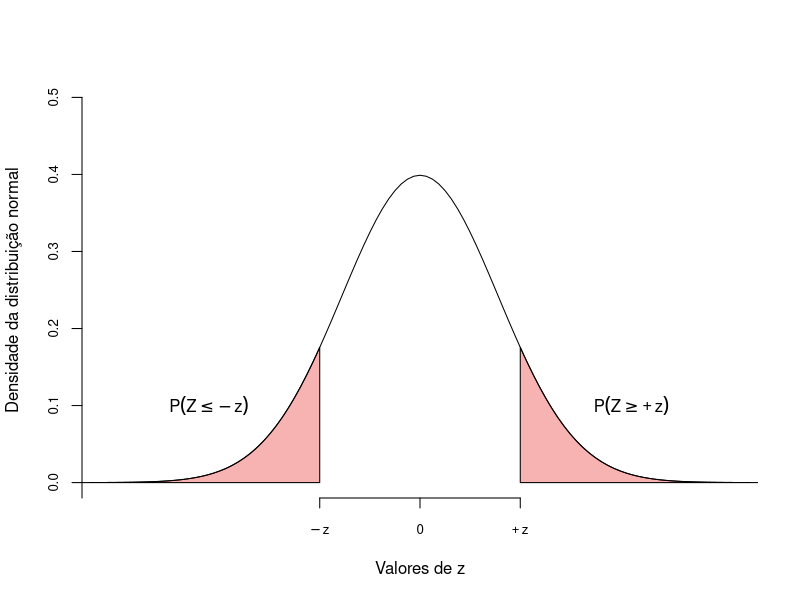
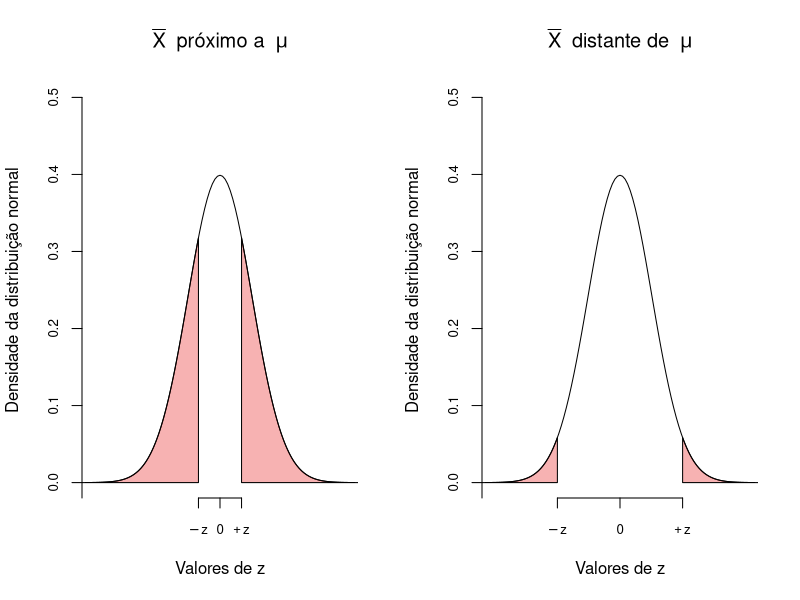
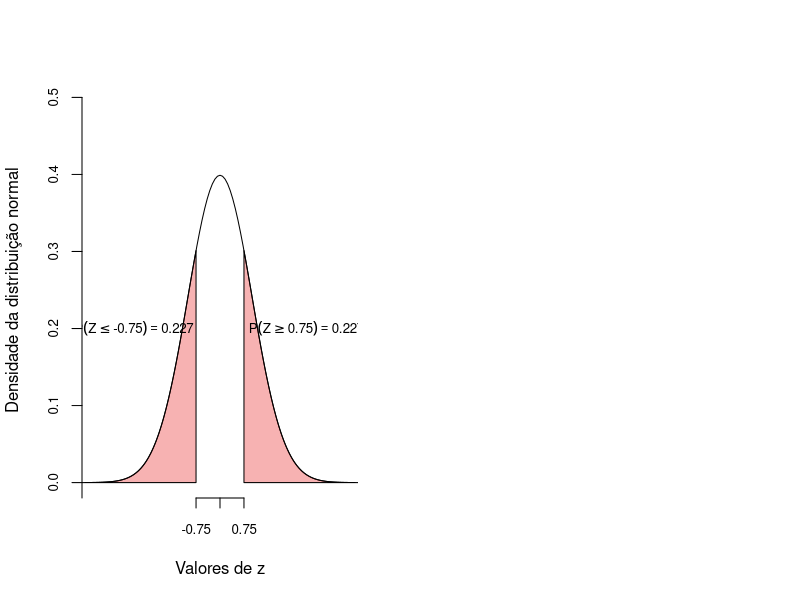
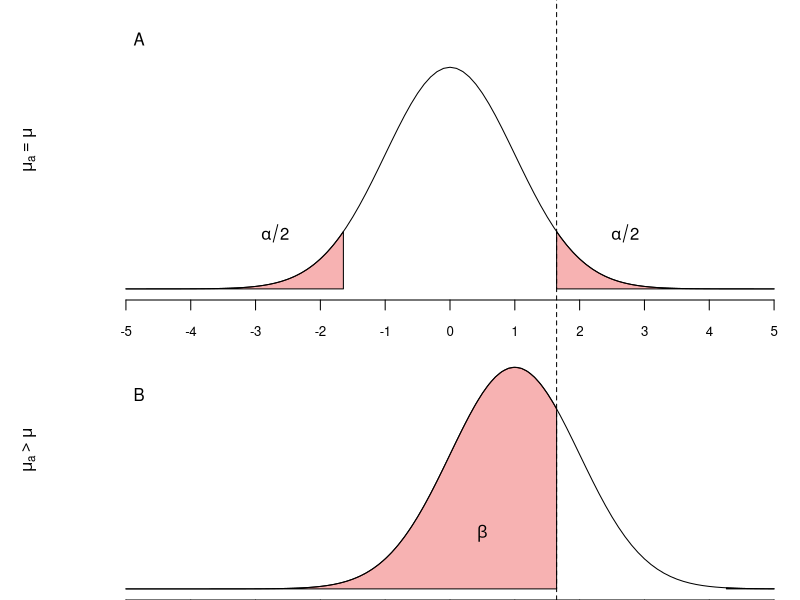

R code for these plots, in order:
## ---- chunk 1
library(tidyverse)
## ---- chunk 2
#| echo: false
#| fig-width: 8
#| fig-height: 6
#| label: fig-limite-rej
#| fig-cap: 'Representação da parea de rejeição para a distribuição Z.'
qr = qnorm(p = c(0.10, 0.90))
dqr = dnorm(x = qr)


qrc1 = c(seq(-5, qr[1], l = 100), seq(qr[1],-5, l = 100))
dqrc1 = c(rep(0,100), dnorm(x = seq(qr[1],-5, l = 100)))

qrc2 = c(seq(5, qr[2], l = 100), seq(qr[2],5, l = 100))
dqrc2 = c(rep(0,100), dnorm(x = seq(qr[2],5, l = 100)))

pqr = pnorm(q = qr)
perc = diff(pqr) * 100

eixox = expression(-z, 0, +z)

curve(expr = dnorm(x, 0,1), from = -4, to = 4, 
      ylab = "Densidade da distribuição normal",
      xlab = "Valores de z", ylim = c(0, 0.5), axes = F)
axis(1, at = c(qr[1],0,qr[2]), labels = eixox, cex.axis = 0.8)
axis(2, at = seq(-1, 0.5, by = 0.1), cex.axis = 0.8)
polygon(x = qrc1, y = dqrc1, col = rgb(red = 0.9, 0,0, alpha = 0.3))  
polygon(x = qrc2, y = dqrc2, col = rgb(red = 0.9, 0,0, alpha = 0.3))  
segments(x0 = qr[1], x1 = qr[7], y0 = 0.65, y1 = 0.65, lwd = 2)
text(y = c(0.1), x = c(-2.7), labels = bquote(P(Z <= -z)))
text(y = c(0.1), x = c(2.7), labels = bquote(P(Z >= +z)))

## ---- chunk 3
#| echo: false
#| fig-width: 8
#| fig-height: 4
#| label: fig-limite-rej-alfa
#| fig-cap: 'Efeito do nível de significancia sobre a área de rejeição em um teste de hipótese.'

qr_a = qnorm(p = c(0.25, 0.75))
dqr_a = dnorm(x = qr_a)

qrc1_a = c(seq(-5, qr_a[1], l = 100), seq(qr_a[1],-5, l = 100))
dqrc1_a = c(rep(0,100), dnorm(x = seq(qr_a[1],-5, l = 100)))

qrc2_a = c(seq(5, qr_a[2], l = 100), seq(qr_a[2],5, l = 100))
dqrc2_a = c(rep(0,100), dnorm(x = seq(qr_a[2],5, l = 100)))

pqr_a = pnorm(q = qr_a)
perc_a= diff(pqr_a) * 100

eixox_a = expression(-z, 0, +z)
#_______________________
qr_b = qnorm(p = c(0.025, 0.975))
dqr_b = dnorm(x = qr_b)

qrc1_b = c(seq(-5, qr_b[1], l = 100), seq(qr_b[1],-5, l = 100))
dqrc1_b = c(rep(0,100), dnorm(x = seq(qr_b[1],-5, l = 100)))

qrc2_b = c(seq(5, qr_b[2], l = 100), seq(qr_b[2],5, l = 100))
dqrc2_b = c(rep(0,100), dnorm(x = seq(qr_b[2],5, l = 100)))

pqr_b = pnorm(q = qr_b)
perc_b= diff(pqr_b) * 100

eixox_b = expression(-z, 0, +z)

layout(matrix(1:2, nc = 2))
curve(expr = dnorm(x, 0,1), from = -4, to = 4, 
      ylab = "Densidade da distribuição normal",
      xlab = "Valores de z", ylim = c(0, 0.5), axes = F,
      main = bquote(bar(X) ~ " próximo a " ~ mu))
axis(1, at = c(qr_a[1],0,qr_a[2]), labels = eixox_a, cex.axis = 0.8)
axis(2, at = seq(-1, 0.5, by = 0.1), cex.axis = 0.8)
polygon(x = qrc1_a, y = dqrc1_a, col = rgb(red = 0.9, 0,0, alpha = 0.3))  
polygon(x = qrc2_a, y = dqrc2_a, col = rgb(red = 0.9, 0,0, alpha = 0.3))  
segments(x0 = qr_a[1], x1 = qr_a[7], y0 = 0.65, y1 = 0.65, lwd = 2)

curve(expr = dnorm(x, 0,1), from = -4, to = 4, 
      ylab = "Densidade da distribuição normal",
      xlab = "Valores de z", ylim = c(0, 0.5), axes = F,
      main = bquote(bar(X) ~ " distante de " ~ mu))
axis(1, at = c(qr_b[1],0,qr_b[2]), labels = eixox_a, cex.axis = 0.8)
axis(2, at = seq(-1, 0.5, by = 0.1), cex.axis = 0.8)
polygon(x = qrc1_b, y = dqrc1_b, col = rgb(red = 0.9, 0,0, alpha = 0.3))  
polygon(x = qrc2_b, y = dqrc2_b, col = rgb(red = 0.9, 0,0, alpha = 0.3))  
segments(x0 = qr_b[1], x1 = qr_b[7], y0 = 0.65, y1 = 0.65, lwd = 2)


## ---- chunk 4
#| echo: false
set.seed(32)
n = 15
mu = 65
dp = 9
ep = dp/sqrt(n)
BM  = round(rnorm(n = n, mean = mu, sd = dp),0)
z = (mean(BM) - mu)/ep
## ---- chunk 5
#| echo: false
#| fig-width: 8
#| fig-height: 6
#| label: fig-limite-tz
#| fig-cap: 'Área de rejeição para z = 0,75.'
z = round(z,2)
if(mean(BM) >= mu) {
    qr = c(-z,z)
}else {qr = c(z,-z)}
dqr = dnorm(x = qr)

qrc1 = c(seq(-5, qr[1], l = 100), seq(qr[1],-5, l = 100))
dqrc1 = c(rep(0,100), dnorm(x = seq(qr[1],-5, l = 100)))

qrc2 = c(seq(5, qr[2], l = 100), seq(qr[2],5, l = 100))
dqrc2 = c(rep(0,100), dnorm(x = seq(qr[2],5, l = 100)))

pqr = pnorm(q = qr)
perc = diff(pqr) * 100


curve(expr = dnorm(x, 0,1), from = -4, to = 4, 
      ylab = "Densidade da distribuição normal",
      xlab = "Valores de z", ylim = c(0, 0.5), axes = F)
axis(1, at = c(qr[1],0,qr[2]), cex.axis = 0.8)
axis(2, at = seq(-1, 0.5, by = 0.1), cex.axis = 0.8)
polygon(x = qrc1, y = dqrc1, col = rgb(red = 0.9, 0,0, alpha = 0.3))  
polygon(x = qrc2, y = dqrc2, col = rgb(red = 0.9, 0,0, alpha = 0.3))  
segments(x0 = qr[1], x1 = qr[7], y0 = 0.65, y1 = 0.65, lwd = 2)
text(y = c(0.2), x = c(-2.7), labels = bquote(P(Z <= .(-z)) == .(round(pnorm(-z),3))), cex = 0.8)
text(y = c(0.2), x = c(2.7), labels = bquote(P(Z >= .(z)) == .(round(pnorm(z, lower.tail = F),3))), cex = 0.8)

## ---- chunk 6
X <- c(65, 73, 56, 71, 69, 69, 68, 59, 73, 68, 69, 64, 67, 64, 66)
Xm <- mean(X)
pnorm(q = Xm, mean = 65, sd = 9/sqrt(15), lower.tail = FALSE) * 2
## ---- chunk 7
#| echo: false
#| fig-width: 8
#| fig-height: 6
#| label: fig-alfa-beta
#| fig-cap: 'Relação entre $\alpha$ e $\beta$, ao aceitar ou rejeitar $H_0$.'
qr_a = qnorm(p = c(0.05, 0.95))
dqr_a = dnorm(x = qr_a)

qrc1_a = c(seq(-5, qr_a[1], l = 100), seq(qr_a[1],-5, l = 100))
dqrc1_a = c(rep(0,100), dnorm(x = seq(qr_a[1],-5, l = 100)))

qrc2_a = c(seq(5, qr_a[2], l = 100), seq(qr_a[2],5, l = 100))
dqrc2_a = c(rep(0,100), dnorm(x = seq(qr_a[2],5, l = 100)))

pqr_a = pnorm(q = qr_a)
perc_a= diff(pqr_a) * 100

#_______________________
ma = 1
qr_b = qnorm(p = c(0.95, 0.99999), mean = 0)
dqr_b = dnorm(x = qr_b, mean = ma)

qrc1_b = c(seq(-5, qr_b[1], l = 100), seq(qr_b[1],-5, l = 100))
dqrc1_b = c(rep(0,100), dnorm(x = seq(qr_b[1],-5, l = 100), mean = ma))

qrc2_b = c(seq(5, qr_b[2], l = 100), seq(qr_b[2],5, l = 100))
dqrc2_b = c(rep(0,100), dnorm(x = seq(qr_b[2],5, l = 100), mean = ma))

pqr_b = pnorm(q = qr_b, mean = ma)
perc_b= diff(pqr_b) * 100

layout(matrix(1:2, nr = 2))
par(mai = c(0,1,0,0))
curve(expr = dnorm(x, 0,1), from = -5, to = 5, 
      ylab = bquote(mu[a] == mu),
      xlab = "Valores de z", ylim = c(0, 0.5), xlim = c(-5,5), axes = F)
axis(1, at = seq(-5,5,by = 1), cex.axis = 0.8)
#axis(2, at = seq(-1, 0.5, by = 0.1), cex.axis = 0.8)
polygon(x = qrc1_a, y = dqrc1_a, col = rgb(red = 0.9, 0,0, alpha = 0.3))  
polygon(x = qrc2_a, y = dqrc2_a, col = rgb(red = 0.9, 0,0, alpha = 0.3))  
segments(x0 = qr_a[1], x1 = qr_a[7], y0 = 0.65, y1 = 0.65, lwd = 2)
text(y = c(0.1), x = c(-2.7), labels = bquote(alpha/2),font = 3)
text(y = c(0.1), x = c(2.7), labels = bquote(alpha/2),font = 3)
abline(v = qr_a[2], lty = 2)
text(y = 0.45, x = -4.8, label = "A")

curve(expr = dnorm(x, ma,1), from = -5, to = 5, 
      ylab = bquote(mu[a] > mu),
      xlab = "Valores de z", ylim = c(0, 0.5), xlim = c(-5,5), axes = F)
axis(1, at = seq(-5,5,by = 1), cex.axis = 0.8)
#axis(2, at = seq(-1, 0.5, by = 0.1), cex.axis = 0.8)
polygon(x = qrc1_b, y = dqrc1_b, col = rgb(red = 0.9, 0,0, alpha = 0.3))  
polygon(x = qrc2_b, y = dqrc2_b, col = rgb(red = 0.9, 0,0, alpha = 0.3))  
segments(x0 = qr_b[1], x1 = qr_b[7], y0 = 0.65, y1 = 0.65, lwd = 2)
text(y = c(0.1), x = c(0.5), labels = bquote(beta), font = 3)
#text(y = c(0.1), x = c(2.7), labels = bquote(P(Z >= +z)))
abline(v = qr_b[1], lty = 2)
text(y = 0.35, x = -4.8, label = "B")
